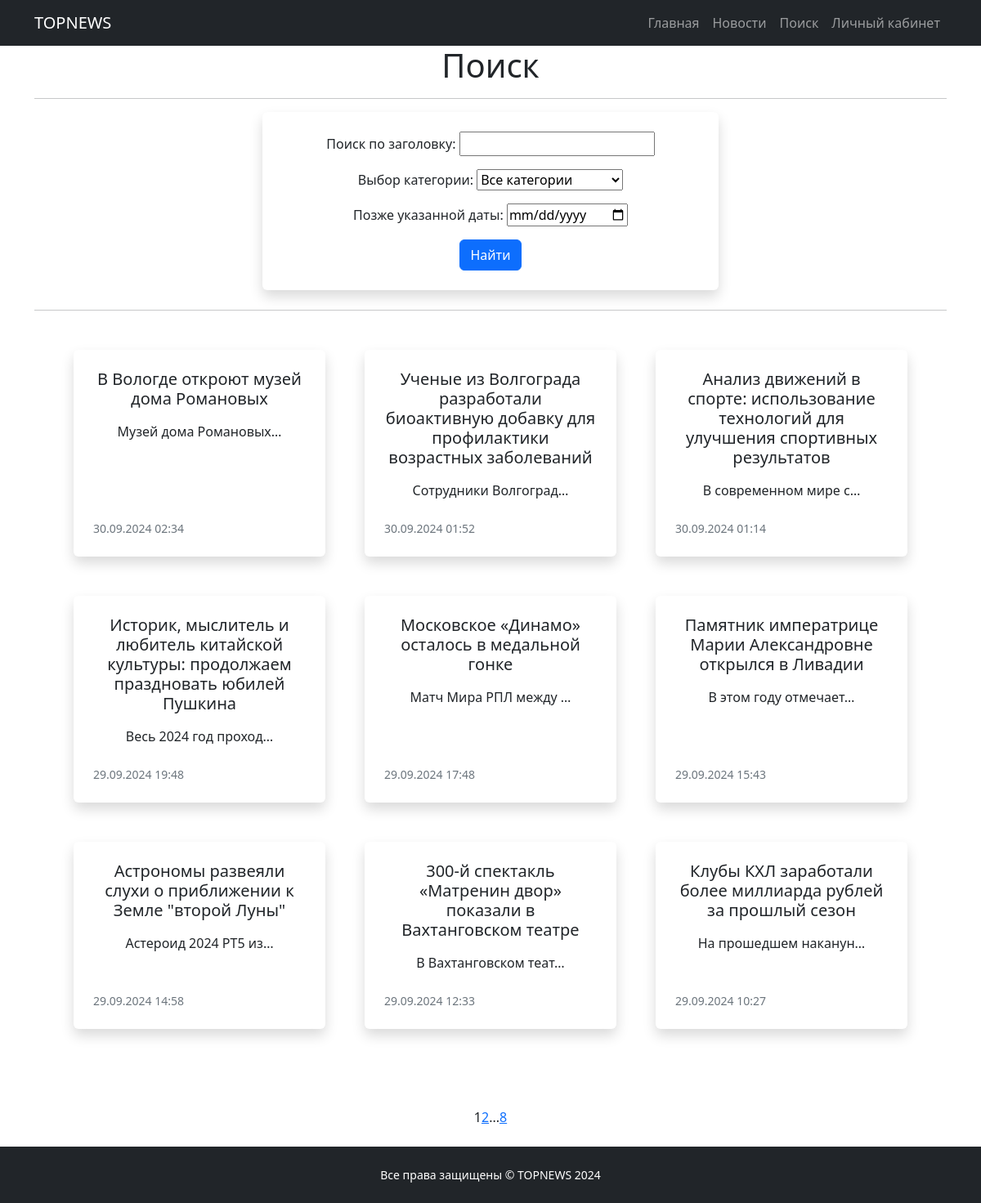
The app's page /news/search/ with its own data.
### news_portal/models.py (models this page shows, shortened)
class Post(models.Model):
    author = models.ForeignKey(Author, on_delete = models.CASCADE)
    content_type = models.CharField(max_length = 1, choices = CONTENT_TYPES, default = article)
    creation_date = models.DateTimeField(auto_now_add = True)
    category = models.ManyToManyField(Category, through = 'PostCategory')
    title = models.CharField(max_length = 255)
    text = models.TextField()
    rating = models.FloatField(default = 0)
    """def send_notifications(self):
        categories = self.category.all()
        for category in categories:
            # Получаем подписчиков на категорию
            subscribers = category.subscribers.all()
            # Уведомляем каждого подписчика
            for subscriber in subscribers:
                # HTML-рассылка
                html_content = render_to_string('email_notification.html', {
                'title': self.title,
                'text': self.text,
                'username': subscriber.username,
            })
                msg = EmailMultiAlternatives(
                    subject=self.title,
                    body=f'Здравствуй, {subscriber.username}. Новая статья в твоём любимом разделе!',
                    from_email='gdaprog@yandex.ru',
                    to=[subscriber.email],
                )
                msg.attach_alternative(html_content, "text/html")
                msg.send()

    def save(self, *args, **kwargs):
        super().save(*args, **kwargs)"""

### news_portal/views.py (the view)
# urls.py: path('search/', PostSearch.as_view(), name='post_search'),
class PostSearch(ListView):
    model = Post
    template_name = 'search.html'
    context_object_name = 'posts'
    paginate_by = 9
    def get_queryset(self):
       queryset = super().get_queryset()
       self.filterset = PostFilter(self.request.GET, queryset)
       return self.filterset.qs
    def get_context_data(self, **kwargs):
       context = super().get_context_data(**kwargs)
       context['filterset'] = self.filterset
       return context

### news_portal/models.py (called while the page is built)
    def __str__(self):
        return self.category_name

### news_portal/templatetags/custom_filters.py (called while the page is built)
@register.filter()
def censor(text):
    if isinstance(text, str):
        for word in bad_words:
            text = text.replace(word, word[0] + '*' * (len(word) - 1))
        return text
    else:
        raise TypeError("Фильтр censor() должен получить строку.")

### news_portal/templatetags/custom_tags.py (called while the page is built)
@register.simple_tag(takes_context=True)
def url_replace(context, **kwargs):
   d = context['request'].GET.copy()
   for k, v in kwargs.items():
       d[k] = v
   return d.urlencode()

### templates/search.html (shortened to what this page needs)
{% extends 'flatpages/default.html' %}
{% load custom_filters %}
{% load custom_tags %}
{% block content %}
    <h1>Поиск</h1>
    <hr>
    <div class="d-flex justify-content-center">
        <div class="col-12 mb-2 w-50">
            <div class="card h-100 shadow border-0">
                <div class="card-body p-4">
                    <form action="" method="get">
                        {{ filterset.form.as_p }}
                        <input type="submit" value="Найти" class="btn btn-primary" />
                    </form>
                </div>
            </div>
        </div>
    </div>
    <hr>
    <div class="container px-5 my-5">
        <div class="row gx-5">
            {% for post in posts %}
            <div class="col-lg-4 mb-5">
                <div class="card h-100 shadow border-0">
                    <div class="card-body p-4">
                        <a class="text-decoration-none link-dark stretched-link" href="/news/{{ post.id }}">
                            <h5 class="card-title mb-3">{{ post.title|censor }}</h5>
                        </a>
                        <p class="card-text mb-0">{{ post.text|truncatechars:21|censor }}</p>
                    </div>
                    <div class="card-footer p-4 pt-0 bg-transparent border-top-0">
                        <div class="d-flex align-items-end justify-content-between">
                            <div class="d-flex align-items-center">
                                <div class="small">
                                    <div class="text-muted">{{ post.creation_date|date:"d.m.Y H:i" }}</div>
                                </div>
                            </div>
                        </div>
                    </div>
                </div>
            </div>
            {% endfor %}
        </div>
    </div>
    <div class="d-flex justify-content-center mb-4">
        {{ page_obj.number }}
        {% if page_obj.has_next %}
            <a href="?{% url_replace page=page_obj.next_page_number %}">{{ page_obj.next_page_number }}</a>
            {% if paginator.num_pages != page_obj.next_page_number %}
                ...
                <a href="?{% url_replace page=page_obj.paginator.num_pages %}">{{ page_obj.paginator.num_pages }}</a>
            {% endif %}
        {% endif %}
    </div>
{% endblock content %}

### records on screen
Post: title|censor "В Вологде откроют музей дома Романовых", text|censor "Музей дома Романовых…", creation_date "30.09.2024 02:34"
Post: title|censor "Ученые из Волгограда разработали биоактивную добавку для профилактики возрастных заболеваний", text|censor "Сотрудники Волгоград…", creation_date "30.09.2024 01:52"
Post: title|censor "Анализ движений в спорте: использование технологий для улучшения спортивных результатов", text|censor "В современном мире с…", creation_date "30.09.2024 01:14"
Post: title|censor "Историк, мыслитель и любитель китайской культуры: продолжаем праздновать юбилей Пушкина", text|censor "Весь 2024 год проход…", creation_date "29.09.2024 19:48"
Post: title|censor "Московское «Динамо» осталось в медальной гонке", text|censor "Матч Мира РПЛ между …", creation_date "29.09.2024 17:48"
Post: title|censor "Памятник императрице Марии Александровне открылся в Ливадии", text|censor "В этом году отмечает…", creation_date "29.09.2024 15:43"
Post: title|censor "Астрономы развеяли слухи о приближении к Земле \"второй Луны\"", text|censor "Астероид 2024 РТ5 из…", creation_date "29.09.2024 14:58"
Post: title|censor "300-й спектакль «Матренин двор» показали в Вахтанговском театре", text|censor "В Вахтанговском теат…", creation_date "29.09.2024 12:33"
Post: title|censor "Клубы КХЛ заработали более миллиарда рублей за прошлый сезон", text|censor "На прошедшем наканун…", creation_date "29.09.2024 10:27"

### other values on screen
{{ page_obj.number }} "1"
{{ page_obj.next_page_number }} "2"
{{ page_obj.paginator.num_pages }} "8"
